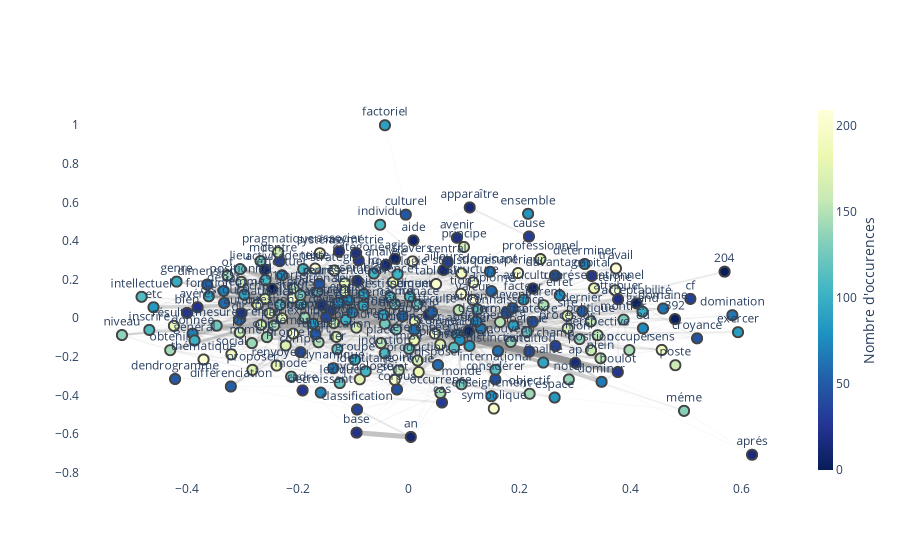

The cell this chart's notebook holds for it:
### Code cell
lemmas_from_sentences = pd.DataFrame(list(db.aql.execute('''for start_vertex in sentences
        for v, e in inbound start_vertex is_from
        filter e.type == 'lemmaToSent'
        collect sent = e._to, lemmas = v.lemma into groups ={
        "sentence" : e._to,
        "lemma" : v.lemma
        }
        return {"sentence":sent,
                "lemma":lemmas}
                '''))).groupby('sentence')['lemma'].apply(' '.join)

vectorizer = CountVectorizer(min_df=10)

termDocMatrix  = vectorizer.fit_transform(lemmas_from_sentences)

coOccurenceMatrix = termDocMatrix.T.dot(termDocMatrix)
# retire les liens d'un nodeà lui même dnas la matrice

coOccurenceMatrix.setdiag(0)

# construction du graphe
G = nx.from_scipy_sparse_array(coOccurenceMatrix,
                                parallel_edges=False)

# retire les arretes qui connectent un noeud à lui même 

G.remove_edges_from(nx.selfloop_edges(G))



# définition de la position des noeuds par spatialisation fruchterman reingold

FRL = nx.drawing.layout.fruchterman_reingold_layout(G,
                                                    k=2/np.sqrt(len(G)))

# kamada kawai
# KMK = nx.drawing.layout.kamada_kawai_layout(G)

for i in range(0,len(FRL)):
    G.nodes[i]['pos'] = FRL[i]
    


def make_edge(x, y, width,scaledWidth):
    """
    Args:
        x: a tuple of the x from and to, in the form: tuple([x0, x1, None])
        y: a tuple of the y from and to, in the form: tuple([y0, y1, None])
        width: The width of the line

    Returns:
        a Scatter plot which represents a line between the two points given. 
    """
    return  go.Scattergl(
                x=x,
                y=y,
                line=dict(width=width,color='#888'),
                hoverinfo='none',
                mode='lines',
                opacity=scaledWidth)




xTupleList = []
yTupleList = []

for ed in G.edges(): 
    xfrom = G.nodes()[ed[0]]['pos'][0]
    yfrom = G.nodes()[ed[0]]['pos'][1]
    
    xto = G.nodes()[ed[1]]['pos'][0]
    yto = G.nodes()[ed[1]]['pos'][1]
    xTupleList.append((xfrom,xto,None))
    yTupleList.append((yfrom,yto,None))

widthList = np.array([G.edges[ed]['weight'] for ed in G.edges()])

scaledWidthList = minmax_scale(widthList)



edge_trace = [make_edge(x,y,w,sw) for x,y,w,sw in zip(xTupleList,yTupleList,widthList*0.5,scaledWidthList)]




node_x = []
node_y = []
for node in G.nodes():
    x, y = G.nodes[node]['pos']
    node_x.append(x)
    node_y.append(y)
    
    
    

node_trace = go.Scattergl(
    x=node_x, y=node_y,
    mode='markers+text',
    text='text',
    textposition='top center',
    marker=dict(
        showscale=True,
        # colorscale options
        #'Greys' | 'YlGnBu' | 'Greens' | 'YlOrRd' | 'Bluered' | 'RdBu' |
        #'Reds' | 'Blues' | 'Picnic' | 'Rainbow' | 'Portland' | 'Jet' |
        #'Hot' | 'Blackbody' | 'Earth' | 'Electric' | 'Viridis' |
        colorscale='YlGnBu',
        reversescale=True,
        color=[],
        size=10,
        colorbar=dict(
            thickness=15,
            title="Nombre d'occurences",
            xanchor='left',
            titleside='right'
        ),
        line_width=2))




node_trace.marker.color = list(vectorizer.vocabulary_.values())
node_trace.text = list(vectorizer.vocabulary_.keys())


layout = go.Layout(
    paper_bgcolor='rgba(0,0,0,0)', # transparent background
    plot_bgcolor='rgba(0,0,0,0)', # transparent 2nd background
    xaxis =  {'showgrid': False, 'zeroline': False}, # no gridlines
    yaxis = {'showgrid': False, 'zeroline': False}, # no gridlines
)


fig = go.Figure(layout = layout)

# Add all edge traces
for trace in edge_trace:
    fig.add_trace(trace)# Add node trace
fig.add_trace(node_trace)# Remove legend
fig.update_layout(showlegend = False)
